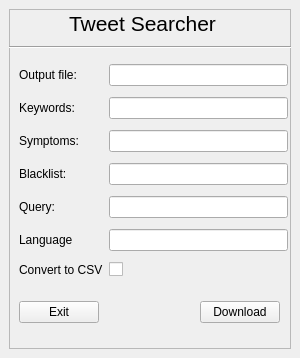
<?xml version="1.0" encoding="UTF-8"?>
<ui version="4.0">
 <class>MainWindow</class>
 <widget class="QMainWindow" name="MainWindow">
  <property name="geometry">
   <rect>
    <x>0</x>
    <y>0</y>
    <width>300</width>
    <height>358</height>
   </rect>
  </property>
  <property name="windowTitle">
   <string>Tweet Searcher</string>
  </property>
  <widget class="QWidget" name="centralwidget">
   <layout class="QGridLayout" name="gridLayout">
    <item row="0" column="0">
     <widget class="QFrame" name="frame">
      <property name="styleSheet">
       <string notr="true"/>
      </property>
      <property name="frameShape">
       <enum>QFrame::StyledPanel</enum>
      </property>
      <property name="frameShadow">
       <enum>QFrame::Raised</enum>
      </property>
      <widget class="QLabel" name="label_7">
       <property name="geometry">
        <rect>
         <x>60</x>
         <y>0</y>
         <width>181</width>
         <height>28</height>
        </rect>
       </property>
       <property name="font">
        <font>
         <pointsize>16</pointsize>
        </font>
       </property>
       <property name="text">
        <string>Tweet Searcher</string>
       </property>
      </widget>
      <widget class="Line" name="line">
       <property name="geometry">
        <rect>
         <x>0</x>
         <y>30</y>
         <width>671</width>
         <height>16</height>
        </rect>
       </property>
       <property name="orientation">
        <enum>Qt::Horizontal</enum>
       </property>
      </widget>
      <widget class="QWidget" name="layoutWidget">
       <property name="geometry">
        <rect>
         <x>10</x>
         <y>50</y>
         <width>269</width>
         <height>229</height>
        </rect>
       </property>
       <layout class="QGridLayout" name="gridLayout_2">
        <item row="1" column="1">
         <widget class="QLineEdit" name="key_field"/>
        </item>
        <item row="4" column="1">
         <widget class="QLineEdit" name="query_field">
          <property name="text">
           <string/>
          </property>
         </widget>
        </item>
        <item row="2" column="1">
         <widget class="QLineEdit" name="symp_field"/>
        </item>
        <item row="5" column="0">
         <widget class="QLabel" name="label_6">
          <property name="text">
           <string>Language</string>
          </property>
         </widget>
        </item>
        <item row="6" column="1">
         <widget class="QCheckBox" name="convert">
          <property name="text">
           <string/>
          </property>
         </widget>
        </item>
        <item row="3" column="0">
         <widget class="QLabel" name="label_4">
          <property name="text">
           <string>Blacklist:</string>
          </property>
         </widget>
        </item>
        <item row="5" column="1">
         <widget class="QLineEdit" name="lang_field">
          <property name="text">
           <string/>
          </property>
         </widget>
        </item>
        <item row="3" column="1">
         <widget class="QLineEdit" name="black_field">
          <property name="text">
           <string/>
          </property>
         </widget>
        </item>
        <item row="6" column="0">
         <widget class="QLabel" name="label_8">
          <property name="text">
           <string>Convert to CSV</string>
          </property>
         </widget>
        </item>
        <item row="0" column="0">
         <widget class="QLabel" name="label">
          <property name="text">
           <string>Output file:</string>
          </property>
         </widget>
        </item>
        <item row="4" column="0">
         <widget class="QLabel" name="label_5">
          <property name="text">
           <string>Query:</string>
          </property>
         </widget>
        </item>
        <item row="2" column="0">
         <widget class="QLabel" name="label_3">
          <property name="text">
           <string>Symptoms:</string>
          </property>
         </widget>
        </item>
        <item row="0" column="1">
         <widget class="QLineEdit" name="out_field"/>
        </item>
        <item row="1" column="0">
         <widget class="QLabel" name="label_2">
          <property name="text">
           <string>Keywords:</string>
          </property>
         </widget>
        </item>
       </layout>
      </widget>
      <widget class="QWidget" name="layoutWidget">
       <property name="geometry">
        <rect>
         <x>10</x>
         <y>290</y>
         <width>261</width>
         <height>26</height>
        </rect>
       </property>
       <layout class="QHBoxLayout" name="horizontalLayout">
        <item>
         <widget class="QPushButton" name="exit">
          <property name="text">
           <string>Exit</string>
          </property>
         </widget>
        </item>
        <item>
         <spacer name="horizontalSpacer_2">
          <property name="orientation">
           <enum>Qt::Horizontal</enum>
          </property>
          <property name="sizeHint" stdset="0">
           <size>
            <width>1000</width>
            <height>10</height>
           </size>
          </property>
         </spacer>
        </item>
        <item>
         <widget class="QPushButton" name="download">
          <property name="text">
           <string>Download</string>
          </property>
         </widget>
        </item>
       </layout>
      </widget>
     </widget>
    </item>
   </layout>
  </widget>
 </widget>
 <resources/>
 <connections/>
</ui>
